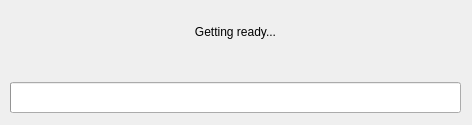
<?xml version="1.0" encoding="UTF-8"?>
<ui version="4.0">
 <class>ProgressWindow</class>
 <widget class="QMainWindow" name="ProgressWindow">
  <property name="windowModality">
   <enum>Qt::ApplicationModal</enum>
  </property>
  <property name="geometry">
   <rect>
    <x>0</x>
    <y>0</y>
    <width>472</width>
    <height>125</height>
   </rect>
  </property>
  <property name="minimumSize">
   <size>
    <width>472</width>
    <height>125</height>
   </size>
  </property>
  <property name="windowTitle">
   <string>ProgressWindow</string>
  </property>
  <widget class="QWidget" name="centralwidget">
   <widget class="QProgressBar" name="progressBar">
    <property name="geometry">
     <rect>
      <x>10</x>
      <y>82</y>
      <width>451</width>
      <height>31</height>
     </rect>
    </property>
    <property name="value">
     <number>0</number>
    </property>
    <property name="alignment">
     <set>Qt::AlignCenter</set>
    </property>
    <property name="textVisible">
     <bool>false</bool>
    </property>
    <property name="format">
     <string/>
    </property>
   </widget>
   <widget class="QLabel" name="label">
    <property name="geometry">
     <rect>
      <x>10</x>
      <y>20</y>
      <width>451</width>
      <height>23</height>
     </rect>
    </property>
    <property name="text">
     <string>Getting ready...</string>
    </property>
    <property name="alignment">
     <set>Qt::AlignCenter</set>
    </property>
   </widget>
   <widget class="QLabel" name="label_2">
    <property name="geometry">
     <rect>
      <x>10</x>
      <y>50</y>
      <width>451</width>
      <height>23</height>
     </rect>
    </property>
    <property name="text">
     <string/>
    </property>
    <property name="alignment">
     <set>Qt::AlignCenter</set>
    </property>
   </widget>
  </widget>
 </widget>
 <resources/>
 <connections/>
</ui>
